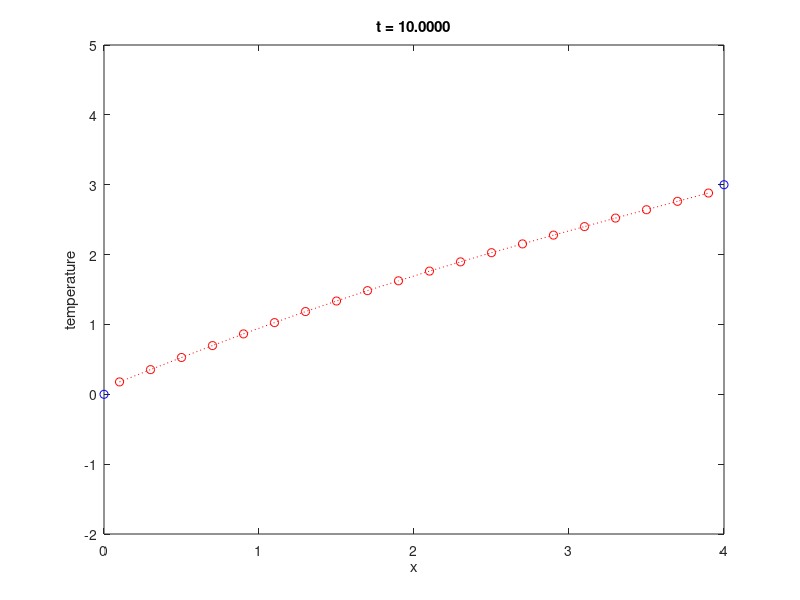

Source code (MATLAB):
% HEATROD  In-class demo of solving heat flow in a rod problem

% rod of length 4 with a certain conductivity
L = 4;
K = 0.2;

% boundary temperatures
A = 0;
B = 3;

% cut up rod
n = 20;
dx = L / n;
x = (dx/2:dx:L-dx/2)';   % segment (cell) centers

% initial (random) temperature
g = 2 * (randn(size(x)) + 1);

% right-hand side of system
f = @(t,u) (K/dx^2) * [A - 2*u(1) + u(2);
                       u(1:n-2) - 2*u(2:n-1) + u(3:n);
                       u(n-1) - 2*u(n) + B];

% solve
tf = 10.0;  % duration of simulation
[t,u] = ode45(f, [0,tf], g);

% make movie
for j = 1:length(t)
    plot(x,u(j,:),'ro:', [0 L],[A B],'bo')
    axis([0 L -2 5]),  xlabel x,  ylabel('temperature')
    title(sprintf('t = %.4f',t(j)))
    pause(0.1)
end
